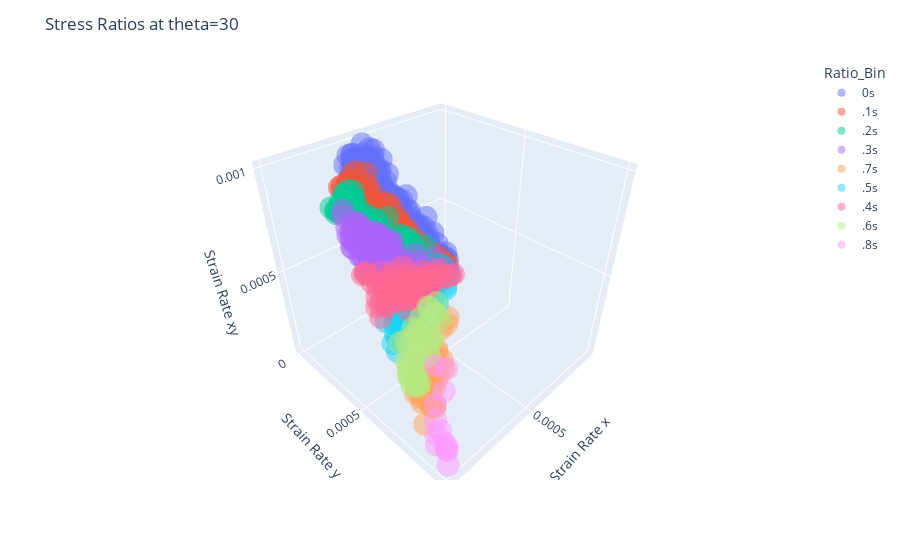

Here is the notebook cell this chart was saved with:
### Code cell
df = df_theta.copy()
df['Ratio_Bin'] = pd.cut(df['Sigma_Ratio'], bins=[0, .1, .2, .3, .4, .5, .6, .7, .8, .9, 1], labels=['0s', '.1s', '.2s', '.3s', '.4s', '.5s', '.6s', '.7s', '.8s', '.9s'])

fig = px.scatter_3d(df, 
                    x='Strain Rate x', y='Strain Rate y', z='Strain Rate xy',
                    color='Ratio_Bin',
                    size_max=3, opacity=0.5, color_continuous_scale='Rainbow')

fig.update_layout(title=f"Stress Ratios at theta=30", coloraxis_colorbar=dict(x=-0.1))
fig.show()
